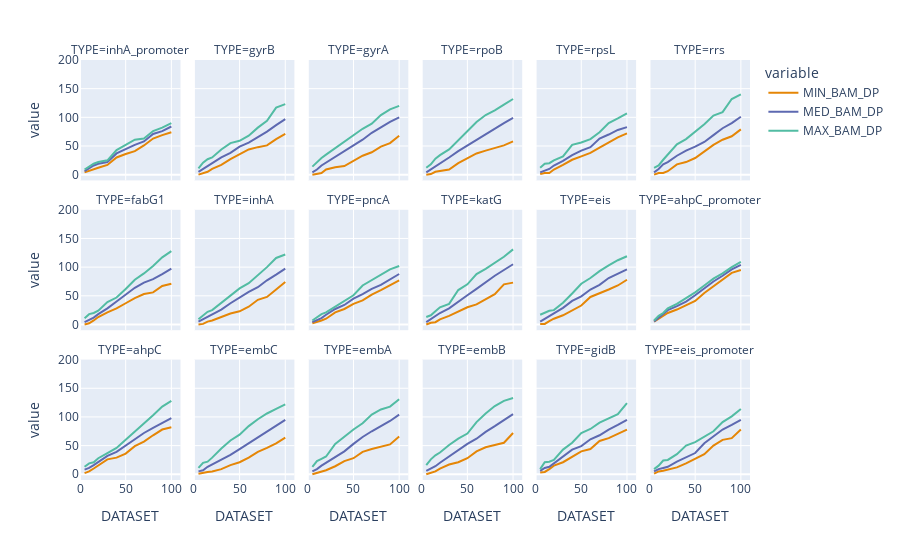

The cell this chart's notebook holds for it:
### Markdown cell above
#### SNP only

### Code cell
fig = px.line(SNPsummstats.sort_values(by=['DATASET'], ascending=[True]), x='DATASET', y=['MIN_BAM_DP', 'MED_BAM_DP', 'MAX_BAM_DP'], facet_col='TYPE', facet_col_wrap=6, range_y=(-10, 200), range_x=(0, 110), color_discrete_sequence=px.colors.qualitative.Vivid)
fig

### Figure 1 — Plotly figure (JSON) as saved in the notebook; plotly's stock layout.template omitted (floating-point values rounded to 4 significant figures)
{"data": [{"hovertemplate": "variable=MIN_BAM_DP<br>TYPE=inhA_promoter<br>DATASET=%{x}<br>value=%{y}<extra></extra>", "legendgroup": "MIN_BAM_DP", "line": {"color": "rgb(229, 134, 6)", "dash": "solid"}, "mode": "lines", "name": "MIN_BAM_DP", "orientation": "v", "showlegend": true, "type": "scatter", "x": [5, 10, 15, 20, 30, 40, 50, 60, 70, 80, 90, 100], "xaxis": "x13", "y": [4, 7, 9, 12, 17, 30, 36, 41, 51, 63, 69, 74], "yaxis": "y13"}, {"hovertemplate": "variable=MIN_BAM_DP<br>TYPE=gyrB<br>DATASET=%{x}<br>value=%{y}<extra></extra>", "legendgroup": "MIN_BAM_DP", "line": {"color": "rgb(229, 134, 6)", "dash": "solid"}, "mode": "lines", "name": "MIN_BAM_DP", "orientation": "v", "showlegend": false, "type": "scatter", "x": [5, 10, 15, 20, 30, 40, 50, 60, 70, 80, 90, 100], "xaxis": "x14", "y": [0, 2, 5, 10, 17, 27, 35, 44, 48, 51, 62, 71], "yaxis": "y14"}, {"hovertemplate": "variable=MIN_BAM_DP<br>TYPE=gyrA<br>DATASET=%{x}<br>value=%{y}<extra></extra>", "legendgroup": "MIN_BAM_DP", "line": {"color": "rgb(229, 134, 6)", "dash": "solid"}, "mode": "lines", "name": "MIN_BAM_DP", "orientation": "v", "showlegend": false, "type": "scatter", "x": [5, 10, 15, 20, 30, 40, 50, 60, 70, 80, 90, 100], "xaxis": "x15", "y": [0, 2, 3, 9, 13, 15, 24, 33, 39, 49, 55, 68], "yaxis": "y15"}, {"hovertemplate": "variable=MIN_BAM_DP<br>TYPE=rpoB<br>DATASET=%{x}<br>value=%{y}<extra></extra>", "legendgroup": "MIN_BAM_DP", "line": {"color": "rgb(229, 134, 6)", "dash": "solid"}, "mode": "lines", "name": "MIN_BAM_DP", "orientation": "v", "showlegend": false, "type": "scatter", "x": [5, 10, 15, 20, 30, 40, 50, 60, 70, 80, 90, 100], "xaxis": "x16", "y": [0, 1, 5, 6, 9, 20, 29, 37, 42, 46, 51, 58], "yaxis": "y16"}, {"hovertemplate": "variable=MIN_BAM_DP<br>TYPE=rpsL<br>DATASET=%{x}<br>value=%{y}<extra></extra>", "legendgroup": "MIN_BAM_DP", "line": {"color": "rgb(229, 134, 6)", "dash": "solid"}, "mode": "lines", "name": "MIN_BAM_DP", "orientation": "v", "showlegend": false, "type": "scatter", "x": [5, 10, 15, 20, 30, 40, 50, 60, 70, 80, 90, 100], "xaxis": "x17", "y": [1, 3, 3, 9, 17, 26, 32, 38, 47, 56, 65, 72], "yaxis": "y17"}, {"hovertemplate": "variable=MIN_BAM_DP<br>TYPE=rrs<br>DATASET=%{x}<br>value=%{y}<extra></extra>", "legendgroup": "MIN_BAM_DP", "line": {"color": "rgb(229, 134, 6)", "dash": "solid"}, "mode": "lines", "name": "MIN_BAM_DP", "orientation": "v", "showlegend": false, "type": "scatter", "x": [5, 10, 15, 20, 30, 40, 50, 60, 70, 80, 90, 100], "xaxis": "x18", "y": [0, 3, 3, 6, 18, 22, 29, 41, 52, 61, 67, 79], "yaxis": "y18"}, {"hovertemplate": "variable=MIN_BAM_DP<br>TYPE=fabG1<br>DATASET=%{x}<br>value=%{y}<extra></extra>", "legendgroup": "MIN_BAM_DP", "line": {"color": "rgb(229, 134, 6)", "dash": "solid"}, "mode": "lines", "name": "MIN_BAM_DP", "orientation": "v", "showlegend": false, "type": "scatter", "x": [5, 10, 15, 20, 30, 40, 50, 60, 70, 80, 90, 100], "xaxis": "x7", "y": [0, 2, 7, 13, 21, 28, 37, 46, 53, 56, 67, 71], "yaxis": "y7"}, {"hovertemplate": "variable=MIN_BAM_DP<br>TYPE=inhA<br>DATASET=%{x}<br>value=%{y}<extra></extra>", "legendgroup": "MIN_BAM_DP", "line": {"color": "rgb(229, 134, 6)", "dash": "solid"}, "mode": "lines", "name": "MIN_BAM_DP", "orientation": "v", "showlegend": false, "type": "scatter", "x": [5, 10, 15, 20, 30, 40, 50, 60, 70, 80, 90, 100], "xaxis": "x8", "y": [0, 1, 5, 7, 13, 19, 23, 31, 43, 48, 61, 74], "yaxis": "y8"}, {"hovertemplate": "variable=MIN_BAM_DP<br>TYPE=pncA<br>DATASET=%{x}<br>value=%{y}<extra></extra>", "legendgroup": "MIN_BAM_DP", "line": {"color": "rgb(229, 134, 6)", "dash": "solid"}, "mode": "lines", "name": "MIN_BAM_DP", "orientation": "v", "showlegend": false, "type": "scatter", "x": [5, 10, 15, 20, 30, 40, 50, 60, 70, 80, 90, 100], "xaxis": "x9", "y": [2, 4, 7, 10, 21, 27, 36, 42, 52, 60, 68, 77], "yaxis": "y9"}, {"hovertemplate": "variable=MIN_BAM_DP<br>TYPE=katG<br>DATASET=%{x}<br>value=%{y}<extra></extra>", "legendgroup": "MIN_BAM_DP", "line": {"color": "rgb(229, 134, 6)", "dash": "solid"}, "mode": "lines", "name": "MIN_BAM_DP", "orientation": "v", "showlegend": false, "type": "scatter", "x": [5, 10, 15, 20, 30, 40, 50, 60, 70, 80, 90, 100], "xaxis": "x10", "y": [0, 3, 4, 9, 15, 23, 30, 35, 44, 53, 70, 73], "yaxis": "y10"}, {"hovertemplate": "variable=MIN_BAM_DP<br>TYPE=eis<br>DATASET=%{x}<br>value=%{y}<extra></extra>", "legendgroup": "MIN_BAM_DP", "line": {"color": "rgb(229, 134, 6)", "dash": "solid"}, "mode": "lines", "name": "MIN_BAM_DP", "orientation": "v", "showlegend": false, "type": "scatter", "x": [5, 10, 15, 20, 30, 40, 50, 60, 70, 80, 90, 100], "xaxis": "x11", "y": [1, 1, 6, 10, 16, 24, 33, 48, 54, 61, 68, 78], "yaxis": "y11"}, {"hovertemplate": "variable=MIN_BAM_DP<br>TYPE=ahpC_promoter<br>DATASET=%{x}<br>value=%{y}<extra></extra>", "legendgroup": "MIN_BAM_DP", "line": {"color": "rgb(229, 134, 6)", "dash": "solid"}, "mode": "lines", "name": "MIN_BAM_DP", "orientation": "v", "showlegend": false, "type": "scatter", "x": [5, 10, 15, 20, 30, 40, 50, 60, 70, 80, 90, 100], "xaxis": "x12", "y": [5, 10, 16, 20, 26, 33, 41, 55, 67, 78, 90, 95], "yaxis": "y12"}, {"hovertemplate": "variable=MIN_BAM_DP<br>TYPE=ahpC<br>DATASET=%{x}<br>value=%{y}<extra></extra>", "legendgroup": "MIN_BAM_DP", "line": {"color": "rgb(229, 134, 6)", "dash": "solid"}, "mode": "lines", "name": "MIN_BAM_DP", "orientation": "v", "showlegend": false, "type": "scatter", "x": [5, 10, 15, 20, 30, 40, 50, 60, 70, 80, 90, 100], "xaxis": "x", "y": [2, 5, 10, 15, 26, 29, 36, 49, 57, 68, 78, 82], "yaxis": "y"}, {"hovertemplate": "variable=MIN_BAM_DP<br>TYPE=embC<br>DATASET=%{x}<br>value=%{y}<extra></extra>", "legendgroup": "MIN_BAM_DP", "line": {"color": "rgb(229, 134, 6)", "dash": "solid"}, "mode": "lines", "name": "MIN_BAM_DP", "orientation": "v", "showlegend": false, "type": "scatter", "x": [5, 10, 15, 20, 30, 40, 50, 60, 70, 80, 90, 100], "xaxis": "x2", "y": [1, 3, 4, 5, 9, 16, 21, 29, 39, 46, 54, 64], "yaxis": "y2"}, {"hovertemplate": "variable=MIN_BAM_DP<br>TYPE=embA<br>DATASET=%{x}<br>value=%{y}<extra></extra>", "legendgroup": "MIN_BAM_DP", "line": {"color": "rgb(229, 134, 6)", "dash": "solid"}, "mode": "lines", "name": "MIN_BAM_DP", "orientation": "v", "showlegend": false, "type": "scatter", "x": [5, 10, 15, 20, 30, 40, 50, 60, 70, 80, 90, 100], "xaxis": "x3", "y": [0, 2, 5, 7, 14, 23, 28, 39, 44, 48, 52, 66], "yaxis": "y3"}, {"hovertemplate": "variable=MIN_BAM_DP<br>TYPE=embB<br>DATASET=%{x}<br>value=%{y}<extra></extra>", "legendgroup": "MIN_BAM_DP", "line": {"color": "rgb(229, 134, 6)", "dash": "solid"}, "mode": "lines", "name": "MIN_BAM_DP", "orientation": "v", "showlegend": false, "type": "scatter", "x": [5, 10, 15, 20, 30, 40, 50, 60, 70, 80, 90, 100], "xaxis": "x4", "y": [0, 2, 5, 10, 17, 21, 28, 40, 47, 51, 55, 72], "yaxis": "y4"}, {"hovertemplate": "variable=MIN_BAM_DP<br>TYPE=gidB<br>DATASET=%{x}<br>value=%{y}<extra></extra>", "legendgroup": "MIN_BAM_DP", "line": {"color": "rgb(229, 134, 6)", "dash": "solid"}, "mode": "lines", "name": "MIN_BAM_DP", "orientation": "v", "showlegend": false, "type": "scatter", "x": [5, 10, 15, 20, 30, 40, 50, 60, 70, 80, 90, 100], "xaxis": "x5", "y": [3, 4, 9, 15, 21, 31, 40, 44, 58, 63, 71, 78], "yaxis": "y5"}, {"hovertemplate": "variable=MIN_BAM_DP<br>TYPE=eis_promoter<br>DATASET=%{x}<br>value=%{y}<extra></extra>", "legendgroup": "MIN_BAM_DP", "line": {"color": "rgb(229, 134, 6)", "dash": "solid"}, "mode": "lines", "name": "MIN_BAM_DP", "orientation": "v", "showlegend": false, "type": "scatter", "x": [5, 10, 15, 20, 30, 40, 50, 60, 70, 80, 90, 100], "xaxis": "x6", "y": [1, 5, 6, 8, 12, 19, 27, 35, 50, 60, 63, 78], "yaxis": "y6"}, {"hovertemplate": "variable=MED_BAM_DP<br>TYPE=inhA_promoter<br>DATASET=%{x}<br>value=%{y}<extra></extra>", "legendgroup": "MED_BAM_DP", "line": {"color": "rgb(93, 105, 177)", "dash": "solid"}, "mode": "lines", "name": "MED_BAM_DP", "orientation": "v", "showlegend": true, "type": "scatter", "x": [5, 10, 15, 20, 30, 40, 50, 60, 70, 80, 90, 100], "xaxis": "x13", "y": [6, 11, 16, 19, 22, 37, 45, 52, 58, 71, 76, 84], "yaxis": "y13"}, {"hovertemplate": "variable=MED_BAM_DP<br>TYPE=gyrB<br>DATASET=%{x}<br>value=%{y}<extra></extra>", "legendgroup": "MED_BAM_DP", "line": {"color": "rgb(93, 105, 177)", "dash": "solid"}, "mode": "lines", "name": "MED_BAM_DP", "orientation": "v", "showlegend": false, "type": "scatter", "x": [5, 10, 15, 20, 30, 40, 50, 60, 70, 80, 90, 100], "xaxis": "x14", "y": [5, 10, 15, 19, 30, 38, 49, 56, 65, 75, 86.5, 97], "yaxis": "y14"}, {"hovertemplate": "variable=MED_BAM_DP<br>TYPE=gyrA<br>DATASET=%{x}<br>value=%{y}<extra></extra>", "legendgroup": "MED_BAM_DP", "line": {"color": "rgb(93, 105, 177)", "dash": "solid"}, "mode": "lines", "name": "MED_BAM_DP", "orientation": "v", "showlegend": false, "type": "scatter", "x": [5, 10, 15, 20, 30, 40, 50, 60, 70, 80, 90, 100], "xaxis": "x15", "y": [4, 9, 16, 21, 32, 41, 51, 61, 73, 83, 92, 100], "yaxis": "y15"}, {"hovertemplate": "variable=MED_BAM_DP<br>TYPE=rpoB<br>DATASET=%{x}<br>value=%{y}<extra></extra>", "legendgroup": "MED_BAM_DP", "line": {"color": "rgb(93, 105, 177)", "dash": "solid"}, "mode": "lines", "name": "MED_BAM_DP", "orientation": "v", "showlegend": false, "type": "scatter", "x": [5, 10, 15, 20, 30, 40, 50, 60, 70, 80, 90, 100], "xaxis": "x16", "y": [4, 9, 15, 20, 30, 41, 51, 60, 71, 81, 90, 99], "yaxis": "y16"}, {"hovertemplate": "variable=MED_BAM_DP<br>TYPE=rpsL<br>DATASET=%{x}<br>value=%{y}<extra></extra>", "legendgroup": "MED_BAM_DP", "line": {"color": "rgb(93, 105, 177)", "dash": "solid"}, "mode": "lines", "name": "MED_BAM_DP", "orientation": "v", "showlegend": false, "type": "scatter", "x": [5, 10, 15, 20, 30, 40, 50, 60, 70, 80, 90, 100], "xaxis": "x17", "y": [4, 7, 10, 16, 24, 34, 42, 48, 63, 70, 78, 83], "yaxis": "y17"}, {"hovertemplate": "variable=MED_BAM_DP<br>TYPE=rrs<br>DATASET=%{x}<br>value=%{y}<extra></extra>", "legendgroup": "MED_BAM_DP", "line": {"color": "rgb(93, 105, 177)", "dash": "solid"}, "mode": "lines", "name": "MED_BAM_DP", "orientation": "v", "showlegend": false, "type": "scatter", "x": [5, 10, 15, 20, 30, 40, 50, 60, 70, 80, 90, 100], "xaxis": "x18", "y": [4, 10, 18, 22, 33, 42, 49, 57, 69, 81, 90, 101], "yaxis": "y18"}, {"hovertemplate": "variable=MED_BAM_DP<br>TYPE=fabG1<br>DATASET=%{x}<br>value=%{y}<extra></extra>", "legendgroup": "MED_BAM_DP", "line": {"color": "rgb(93, 105, 177)", "dash": "solid"}, "mode": "lines", "name": "MED_BAM_DP", "orientation": "v", "showlegend": false, "type": "scatter", "x": [5, 10, 15, 20, 30, 40, 50, 60, 70, 80, 90, 100], "xaxis": "x7", "y": [4, 8, 12, 18, 28, 40, 52, 64, 73, 79, 88, 97.5], "yaxis": "y7"}, {"hovertemplate": "variable=MED_BAM_DP<br>TYPE=inhA<br>DATASET=%{x}<br>value=%{y}<extra></extra>", "legendgroup": "MED_BAM_DP", "line": {"color": "rgb(93, 105, 177)", "dash": "solid"}, "mode": "lines", "name": "MED_BAM_DP", "orientation": "v", "showlegend": false, "type": "scatter", "x": [5, 10, 15, 20, 30, 40, 50, 60, 70, 80, 90, 100], "xaxis": "x8", "y": [5, 9, 14, 18, 26, 37, 47.5, 57, 65, 77, 87, 97.5], "yaxis": "y8"}, {"hovertemplate": "variable=MED_BAM_DP<br>TYPE=pncA<br>DATASET=%{x}<br>value=%{y}<extra></extra>", "legendgroup": "MED_BAM_DP", "line": {"color": "rgb(93, 105, 177)", "dash": "solid"}, "mode": "lines", "name": "MED_BAM_DP", "orientation": "v", "showlegend": false, "type": "scatter", "x": [5, 10, 15, 20, 30, 40, 50, 60, 70, 80, 90, 100], "xaxis": "x9", "y": [4, 8, 11, 17, 27, 34, 45, 53, 62, 69, 78, 88], "yaxis": "y9"}, {"hovertemplate": "variable=MED_BAM_DP<br>TYPE=katG<br>DATASET=%{x}<br>value=%{y}<extra></extra>", "legendgroup": "MED_BAM_DP", "line": {"color": "rgb(93, 105, 177)", "dash": "solid"}, "mode": "lines", "name": "MED_BAM_DP", "orientation": "v", "showlegend": false, "type": "scatter", "x": [5, 10, 15, 20, 30, 40, 50, 60, 70, 80, 90, 100], "xaxis": "x10", "y": [4, 9, 15, 20, 28, 40, 51, 62, 74, 85, 95, 105], "yaxis": "y10"}, {"hovertemplate": "variable=MED_BAM_DP<br>TYPE=eis<br>DATASET=%{x}<br>value=%{y}<extra></extra>", "legendgroup": "MED_BAM_DP", "line": {"color": "rgb(93, 105, 177)", "dash": "solid"}, "mode": "lines", "name": "MED_BAM_DP", "orientation": "v", "showlegend": false, "type": "scatter", "x": [5, 10, 15, 20, 30, 40, 50, 60, 70, 80, 90, 100], "xaxis": "x11", "y": [5, 10, 14, 19, 29, 41, 49, 61, 69, 81, 89, 96], "yaxis": "y11"}, {"hovertemplate": "variable=MED_BAM_DP<br>TYPE=ahpC_promoter<br>DATASET=%{x}<br>value=%{y}<extra></extra>", "legendgroup": "MED_BAM_DP", "line": {"color": "rgb(93, 105, 177)", "dash": "solid"}, "mode": "lines", "name": "MED_BAM_DP", "orientation": "v", "showlegend": false, "type": "scatter", "x": [5, 10, 15, 20, 30, 40, 50, 60, 70, 80, 90, 100], "xaxis": "x12", "y": [5, 12, 18, 25, 32, 40, 51, 63, 75, 85, 96, 104], "yaxis": "y12"}, {"hovertemplate": "variable=MED_BAM_DP<br>TYPE=ahpC<br>DATASET=%{x}<br>value=%{y}<extra></extra>", "legendgroup": "MED_BAM_DP", "line": {"color": "rgb(93, 105, 177)", "dash": "solid"}, "mode": "lines", "name": "MED_BAM_DP", "orientation": "v", "showlegend": false, "type": "scatter", "x": [5, 10, 15, 20, 30, 40, 50, 60, 70, 80, 90, 100], "xaxis": "x", "y": [8, 11, 16, 21, 32, 39, 50, 62, 72, 81, 90, 98], "yaxis": "y"}, {"hovertemplate": "variable=MED_BAM_DP<br>TYPE=embC<br>DATASET=%{x}<br>value=%{y}<extra></extra>", "legendgroup": "MED_BAM_DP", "line": {"color": "rgb(93, 105, 177)", "dash": "solid"}, "mode": "lines", "name": "MED_BAM_DP", "orientation": "v", "showlegend": false, "type": "scatter", "x": [5, 10, 15, 20, 30, 40, 50, 60, 70, 80, 90, 100], "xaxis": "x2", "y": [5, 7, 13, 17, 25, 34, 44, 54, 65, 75, 84, 95], "yaxis": "y2"}, {"hovertemplate": "variable=MED_BAM_DP<br>TYPE=embA<br>DATASET=%{x}<br>value=%{y}<extra></extra>", "legendgroup": "MED_BAM_DP", "line": {"color": "rgb(93, 105, 177)", "dash": "solid"}, "mode": "lines", "name": "MED_BAM_DP", "orientation": "v", "showlegend": false, "type": "scatter", "x": [5, 10, 15, 20, 30, 40, 50, 60, 70, 80, 90, 100], "xaxis": "x3", "y": [5, 9, 15, 20, 30, 40, 53, 65, 75, 84, 93, 104], "yaxis": "y3"}, {"hovertemplate": "variable=MED_BAM_DP<br>TYPE=embB<br>DATASET=%{x}<br>value=%{y}<extra></extra>", "legendgroup": "MED_BAM_DP", "line": {"color": "rgb(93, 105, 177)", "dash": "solid"}, "mode": "lines", "name": "MED_BAM_DP", "orientation": "v", "showlegend": false, "type": "scatter", "x": [5, 10, 15, 20, 30, 40, 50, 60, 70, 80, 90, 100], "xaxis": "x4", "y": [6, 10, 14, 20, 31, 42, 53, 62, 74, 84, 95, 105], "yaxis": "y4"}, {"hovertemplate": "variable=MED_BAM_DP<br>TYPE=gidB<br>DATASET=%{x}<br>value=%{y}<extra></extra>", "legendgroup": "MED_BAM_DP", "line": {"color": "rgb(93, 105, 177)", "dash": "solid"}, "mode": "lines", "name": "MED_BAM_DP", "orientation": "v", "showlegend": false, "type": "scatter", "x": [5, 10, 15, 20, 30, 40, 50, 60, 70, 80, 90, 100], "xaxis": "x5", "y": [6, 11, 13, 19, 32, 43, 49, 61, 68, 78, 86, 95], "yaxis": "y5"}, {"hovertemplate": "variable=MED_BAM_DP<br>TYPE=eis_promoter<br>DATASET=%{x}<br>value=%{y}<extra></extra>", "legendgroup": "MED_BAM_DP", "line": {"color": "rgb(93, 105, 177)", "dash": "solid"}, "mode": "lines", "name": "MED_BAM_DP", "orientation": "v", "showlegend": false, "type": "scatter", "x": [5, 10, 15, 20, 30, 40, 50, 60, 70, 80, 90, 100], "xaxis": "x6", "y": [5, 9, 11, 13, 22, 29, 37, 54, 66, 78, 86, 95], "yaxis": "y6"}, {"hovertemplate": "variable=MAX_BAM_DP<br>TYPE=inhA_promoter<br>DATASET=%{x}<br>value=%{y}<extra></extra>", "legendgroup": "MAX_BAM_DP", "line": {"color": "rgb(82, 188, 163)", "dash": "solid"}, "mode": "lines", "name": "MAX_BAM_DP", "orientation": "v", "showlegend": true, "type": "scatter", "x": [5, 10, 15, 20, 30, 40, 50, 60, 70, 80, 90, 100], "xaxis": "x13", "y": [9, 14, 19, 22, 25, 43, 52, 61, 63, 76, 82, 90], "yaxis": "y13"}, {"hovertemplate": "variable=MAX_BAM_DP<br>TYPE=gyrB<br>DATASET=%{x}<br>value=%{y}<extra></extra>", "legendgroup": "MAX_BAM_DP", "line": {"color": "rgb(82, 188, 163)", "dash": "solid"}, "mode": "lines", "name": "MAX_BAM_DP", "orientation": "v", "showlegend": false, "type": "scatter", "x": [5, 10, 15, 20, 30, 40, 50, 60, 70, 80, 90, 100], "xaxis": "x14", "y": [11, 21, 27, 30, 44, 55, 59, 68, 82, 94, 117, 123], "yaxis": "y14"}, {"hovertemplate": "variable=MAX_BAM_DP<br>TYPE=gyrA<br>DATASET=%{x}<br>value=%{y}<extra></extra>", "legendgroup": "MAX_BAM_DP", "line": {"color": "rgb(82, 188, 163)", "dash": "solid"}, "mode": "lines", "name": "MAX_BAM_DP", "orientation": "v", "showlegend": false, "type": "scatter", "x": [5, 10, 15, 20, 30, 40, 50, 60, 70, 80, 90, 100], "xaxis": "x15", "y": [14, 22, 29, 35, 46, 58, 69, 80, 89, 104, 114, 120], "yaxis": "y15"}, {"hovertemplate": "variable=MAX_BAM_DP<br>TYPE=rpoB<br>DATASET=%{x}<br>value=%{y}<extra></extra>", "legendgroup": "MAX_BAM_DP", "line": {"color": "rgb(82, 188, 163)", "dash": "solid"}, "mode": "lines", "name": "MAX_BAM_DP", "orientation": "v", "showlegend": false, "type": "scatter", "x": [5, 10, 15, 20, 30, 40, 50, 60, 70, 80, 90, 100], "xaxis": "x16", "y": [12, 18, 28, 34, 44, 60, 77, 92, 104, 112, 122, 132], "yaxis": "y16"}, {"hovertemplate": "variable=MAX_BAM_DP<br>TYPE=rpsL<br>DATASET=%{x}<br>value=%{y}<extra></extra>", "legendgroup": "MAX_BAM_DP", "line": {"color": "rgb(82, 188, 163)", "dash": "solid"}, "mode": "lines", "name": "MAX_BAM_DP", "orientation": "v", "showlegend": false, "type": "scatter", "x": [5, 10, 15, 20, 30, 40, 50, 60, 70, 80, 90, 100], "xaxis": "x17", "y": [12, 19, 20, 25, 32, 52, 56, 62, 74, 90, 98, 107], "yaxis": "y17"}, {"hovertemplate": "variable=MAX_BAM_DP<br>TYPE=rrs<br>DATASET=%{x}<br>value=%{y}<extra></extra>", "legendgroup": "MAX_BAM_DP", "line": {"color": "rgb(82, 188, 163)", "dash": "solid"}, "mode": "lines", "name": "MAX_BAM_DP", "orientation": "v", "showlegend": false, "type": "scatter", "x": [5, 10, 15, 20, 30, 40, 50, 60, 70, 80, 90, 100], "xaxis": "x18", "y": [12, 16, 26, 35, 53, 62, 75, 88, 103, 109, 132, 140], "yaxis": "y18"}, {"hovertemplate": "variable=MAX_BAM_DP<br>TYPE=fabG1<br>DATASET=%{x}<br>value=%{y}<extra></extra>", "legendgroup": "MAX_BAM_DP", "line": {"color": "rgb(82, 188, 163)", "dash": "solid"}, "mode": "lines", "name": "MAX_BAM_DP", "orientation": "v", "showlegend": false, "type": "scatter", "x": [5, 10, 15, 20, 30, 40, 50, 60, 70, 80, 90, 100], "xaxis": "x7", "y": [11, 18, 20, 24, 39, 47, 62, 78, 89, 102, 117, 128], "yaxis": "y7"}, {"hovertemplate": "variable=MAX_BAM_DP<br>TYPE=inhA<br>DATASET=%{x}<br>value=%{y}<extra></extra>", "legendgroup": "MAX_BAM_DP", "line": {"color": "rgb(82, 188, 163)", "dash": "solid"}, "mode": "lines", "name": "MAX_BAM_DP", "orientation": "v", "showlegend": false, "type": "scatter", "x": [5, 10, 15, 20, 30, 40, 50, 60, 70, 80, 90, 100], "xaxis": "x8", "y": [9, 16, 22, 25, 38, 51, 63, 72, 86, 100, 116, 122], "yaxis": "y8"}, {"hovertemplate": "variable=MAX_BAM_DP<br>TYPE=pncA<br>DATASET=%{x}<br>value=%{y}<extra></extra>", "legendgroup": "MAX_BAM_DP", "line": {"color": "rgb(82, 188, 163)", "dash": "solid"}, "mode": "lines", "name": "MAX_BAM_DP", "orientation": "v", "showlegend": false, "type": "scatter", "x": [5, 10, 15, 20, 30, 40, 50, 60, 70, 80, 90, 100], "xaxis": "x9", "y": [7, 12, 18, 21, 31, 42, 51, 68, 77, 86, 96, 102], "yaxis": "y9"}, {"hovertemplate": "variable=MAX_BAM_DP<br>TYPE=katG<br>DATASET=%{x}<br>value=%{y}<extra></extra>", "legendgroup": "MAX_BAM_DP", "line": {"color": "rgb(82, 188, 163)", "dash": "solid"}, "mode": "lines", "name": "MAX_BAM_DP", "orientation": "v", "showlegend": false, "type": "scatter", "x": [5, 10, 15, 20, 30, 40, 50, 60, 70, 80, 90, 100], "xaxis": "x10", "y": [13, 16, 23, 30, 36, 60, 70, 88, 97, 107, 118, 131], "yaxis": "y10"}, {"hovertemplate": "variable=MAX_BAM_DP<br>TYPE=eis<br>DATASET=%{x}<br>value=%{y}<extra></extra>", "legendgroup": "MAX_BAM_DP", "line": {"color": "rgb(82, 188, 163)", "dash": "solid"}, "mode": "lines", "name": "MAX_BAM_DP", "orientation": "v", "showlegend": false, "type": "scatter", "x": [5, 10, 15, 20, 30, 40, 50, 60, 70, 80, 90, 100], "xaxis": "x11", "y": [17, 21, 24, 25, 38, 54, 71, 81, 93, 103, 112, 119], "yaxis": "y11"}, {"hovertemplate": "variable=MAX_BAM_DP<br>TYPE=ahpC_promoter<br>DATASET=%{x}<br>value=%{y}<extra></extra>", "legendgroup": "MAX_BAM_DP", "line": {"color": "rgb(82, 188, 163)", "dash": "solid"}, "mode": "lines", "name": "MAX_BAM_DP", "orientation": "v", "showlegend": false, "type": "scatter", "x": [5, 10, 15, 20, 30, 40, 50, 60, 70, 80, 90, 100], "xaxis": "x12", "y": [7, 15, 20, 28, 36, 46, 56, 68, 80, 89, 100, 109], "yaxis": "y12"}, {"hovertemplate": "variable=MAX_BAM_DP<br>TYPE=ahpC<br>DATASET=%{x}<br>value=%{y}<extra></extra>", "legendgroup": "MAX_BAM_DP", "line": {"color": "rgb(82, 188, 163)", "dash": "solid"}, "mode": "lines", "name": "MAX_BAM_DP", "orientation": "v", "showlegend": false, "type": "scatter", "x": [5, 10, 15, 20, 30, 40, 50, 60, 70, 80, 90, 100], "xaxis": "x", "y": [13, 19, 21, 28, 37, 46, 60, 74, 88, 103, 118, 128], "yaxis": "y"}, {"hovertemplate": "variable=MAX_BAM_DP<br>TYPE=embC<br>DATASET=%{x}<br>value=%{y}<extra></extra>", "legendgroup": "MAX_BAM_DP", "line": {"color": "rgb(82, 188, 163)", "dash": "solid"}, "mode": "lines", "name": "MAX_BAM_DP", "orientation": "v", "showlegend": false, "type": "scatter", "x": [5, 10, 15, 20, 30, 40, 50, 60, 70, 80, 90, 100], "xaxis": "x2", "y": [11, 20, 22, 29, 45, 59, 69, 84, 96, 106, 114, 122], "yaxis": "y2"}, {"hovertemplate": "variable=MAX_BAM_DP<br>TYPE=embA<br>DATASET=%{x}<br>value=%{y}<extra></extra>", "legendgroup": "MAX_BAM_DP", "line": {"color": "rgb(82, 188, 163)", "dash": "solid"}, "mode": "lines", "name": "MAX_BAM_DP", "orientation": "v", "showlegend": false, "type": "scatter", "x": [5, 10, 15, 20, 30, 40, 50, 60, 70, 80, 90, 100], "xaxis": "x3", "y": [13, 23, 27, 31, 53, 66, 78, 89, 104, 113, 118, 131], "yaxis": "y3"}, {"hovertemplate": "variable=MAX_BAM_DP<br>TYPE=embB<br>DATASET=%{x}<br>value=%{y}<extra></extra>", "legendgroup": "MAX_BAM_DP", "line": {"color": "rgb(82, 188, 163)", "dash": "solid"}, "mode": "lines", "name": "MAX_BAM_DP", "orientation": "v", "showlegend": false, "type": "scatter", "x": [5, 10, 15, 20, 30, 40, 50, 60, 70, 80, 90, 100], "xaxis": "x4", "y": [16, 26, 33, 38, 51, 62, 71, 91, 106, 119, 128, 133], "yaxis": "y4"}, {"hovertemplate": "variable=MAX_BAM_DP<br>TYPE=gidB<br>DATASET=%{x}<br>value=%{y}<extra></extra>", "legendgroup": "MAX_BAM_DP", "line": {"color": "rgb(82, 188, 163)", "dash": "solid"}, "mode": "lines", "name": "MAX_BAM_DP", "orientation": "v", "showlegend": false, "type": "scatter", "x": [5, 10, 15, 20, 30, 40, 50, 60, 70, 80, 90, 100], "xaxis": "x5", "y": [9, 21, 22, 25, 43, 55, 72, 79, 90, 98, 105, 124], "yaxis": "y5"}, {"hovertemplate": "variable=MAX_BAM_DP<br>TYPE=eis_promoter<br>DATASET=%{x}<br>value=%{y}<extra></extra>", "legendgroup": "MAX_BAM_DP", "line": {"color": "rgb(82, 188, 163)", "dash": "solid"}, "mode": "lines", "name": "MAX_BAM_DP", "orientation": "v", "showlegend": false, "type": "scatter", "x": [5, 10, 15, 20, 30, 40, 50, 60, 70, 80, 90, 100], "xaxis": "x6", "y": [9, 15, 24, 25, 35, 50, 56, 65, 75, 91, 101, 114], "yaxis": "y6"}], "layout": {"annotations": [{"font": {}, "showarrow": false, "text": "TYPE=ahpC", "x": 0.075, "xanchor": "center", "xref": "paper", "y": 0.2867, "yanchor": "bottom", "yref": "paper"}, {"font": {}, "showarrow": false, "text": "TYPE=embC", "x": 0.245, "xanchor": "center", "xref": "paper", "y": 0.2867, "yanchor": "bottom", "yref": "paper"}, {"font": {}, "showarrow": false, "text": "TYPE=embA", "x": 0.415, "xanchor": "center", "xref": "paper", "y": 0.2867, "yanchor": "bottom", "yref": "paper"}, {"font": {}, "showarrow": false, "text": "TYPE=embB", "x": 0.585, "xanchor": "center", "xref": "paper", "y": 0.2867, "yanchor": "bottom", "yref": "paper"}, {"font": {}, "showarrow": false, "text": "TYPE=gidB", "x": 0.755, "xanchor": "center", "xref": "paper", "y": 0.2867, "yanchor": "bottom", "yref": "paper"}, {"font": {}, "showarrow": false, "text": "TYPE=eis_promoter", "x": 0.925, "xanchor": "center", "xref": "paper", "y": 0.2867, "yanchor": "bottom", "yref": "paper"}, {"font": {}, "showarrow": false, "text": "TYPE=fabG1", "x": 0.075, "xanchor": "center", "xref": "paper", "y": 0.6433, "yanchor": "bottom", "yref": "paper"}, {"font": {}, "showarrow": false, "text": "TYPE=inhA", "x": 0.245, "xanchor": "center", "xref": "paper", "y": 0.6433, "yanchor": "bottom", "yref": "paper"}, {"font": {}, "showarrow": false, "text": "TYPE=pncA", "x": 0.415, "xanchor": "center", "xref": "paper", "y": 0.6433, "yanchor": "bottom", "yref": "paper"}, {"font": {}, "showarrow": false, "text": "TYPE=katG", "x": 0.585, "xanchor": "center", "xref": "paper", "y": 0.6433, "yanchor": "bottom", "yref": "paper"}, {"font": {}, "showarrow": false, "text": "TYPE=eis", "x": 0.755, "xanchor": "center", "xref": "paper", "y": 0.6433, "yanchor": "bottom", "yref": "paper"}, {"font": {}, "showarrow": false, "text": "TYPE=ahpC_promoter", "x": 0.925, "xanchor": "center", "xref": "paper", "y": 0.6433, "yanchor": "bottom", "yref": "paper"}, {"font": {}, "showarrow": false, "text": "TYPE=inhA_promoter", "x": 0.075, "xanchor": "center", "xref": "paper", "y": 1.0, "yanchor": "bottom", "yref": "paper"}, {"font": {}, "showarrow": false, "text": "TYPE=gyrB", "x": 0.245, "xanchor": "center", "xref": "paper", "y": 1.0, "yanchor": "bottom", "yref": "paper"}, {"font": {}, "showarrow": false, "text": "TYPE=gyrA", "x": 0.415, "xanchor": "center", "xref": "paper", "y": 1.0, "yanchor": "bottom", "yref": "paper"}, {"font": {}, "showarrow": false, "text": "TYPE=rpoB", "x": 0.585, "xanchor": "center", "xref": "paper", "y": 1.0, "yanchor": "bottom", "yref": "paper"}, {"font": {}, "showarrow": false, "text": "TYPE=rpsL", "x": 0.755, "xanchor": "center", "xref": "paper", "y": 1.0, "yanchor": "bottom", "yref": "paper"}, {"font": {}, "showarrow": false, "text": "TYPE=rrs", "x": 0.925, "xanchor": "center", "xref": "paper", "y": 1.0, "yanchor": "bottom", "yref": "paper"}], "autosize": true, "legend": {"title": {"text": "variable"}, "tracegroupgap": 0}, "margin": {"t": 60}, "xaxis": {"anchor": "y", "domain": [0, 0.15], "range": [0, 110], "title": {"text": "DATASET"}, "type": "linear"}, "xaxis10": {"anchor": "y10", "domain": [0.51, 0.66], "matches": "x", "showticklabels": false, "type": "linear"}, "xaxis11": {"anchor": "y11", "domain": [0.68, 0.83], "matches": "x", "showticklabels": false, "type": "linear"}, "xaxis12": {"anchor": "y12", "domain": [0.85, 1], "matches": "x", "showticklabels": false, "type": "linear"}, "xaxis13": {"anchor": "y13", "domain": [0, 0.15], "matches": "x", "showticklabels": false, "type": "linear"}, "xaxis14": {"anchor": "y14", "domain": [0.17, 0.32], "matches": "x", "showticklabels": false, "type": "linear"}, "xaxis15": {"anchor": "y15", "domain": [0.34, 0.49], "matches": "x", "showticklabels": false, "type": "linear"}, "xaxis16": {"anchor": "y16", "domain": [0.51, 0.66], "matches": "x", "showticklabels": false, "type": "linear"}, "xaxis17": {"anchor": "y17", "domain": [0.68, 0.83], "matches": "x", "showticklabels": false, "type": "linear"}, "xaxis18": {"anchor": "y18", "domain": [0.85, 1], "matches": "x", "showticklabels": false, "type": "linear"}, "xaxis2": {"anchor": "y2", "domain": [0.17, 0.32], "matches": "x", "range": [0, 110], "title": {"text": "DATASET"}, "type": "linear"}, "xaxis3": {"anchor": "y3", "domain": [0.34, 0.49], "matches": "x", "range": [0, 110], "title": {"text": "DATASET"}, "type": "linear"}, "xaxis4": {"anchor": "y4", "domain": [0.51, 0.66], "matches": "x", "range": [0, 110], "title": {"text": "DATASET"}, "type": "linear"}, "xaxis5": {"anchor": "y5", "domain": [0.68, 0.83], "matches": "x", "range": [0, 110], "title": {"text": "DATASET"}, "type": "linear"}, "xaxis6": {"anchor": "y6", "domain": [0.85, 1], "matches": "x", "range": [0, 110], "title": {"text": "DATASET"}, "type": "linear"}, "xaxis7": {"anchor": "y7", "domain": [0, 0.15], "matches": "x", "showticklabels": false, "type": "linear"}, "xaxis8": {"anchor": "y8", "domain": [0.17, 0.32], "matches": "x", "showticklabels": false, "type": "linear"}, "xaxis9": {"anchor": "y9", "domain": [0.34, 0.49], "matches": "x", "showticklabels": false, "type": "linear"}, "yaxis": {"anchor": "x", "domain": [0, 0.2867], "range": [-10, 200], "title": {"text": "value"}, "type": "linear"}, "yaxis10": {"anchor": "x10", "domain": [0.3567, 0.6433], "matches": "y", "showticklabels": false, "type": "linear"}, "yaxis11": {"anchor": "x11", "domain": [0.3567, 0.6433], "matches": "y", "showticklabels": false, "type": "linear"}, "yaxis12": {"anchor": "x12", "domain": [0.3567, 0.6433], "matches": "y", "showticklabels": false, "type": "linear"}, "yaxis13": {"anchor": "x13", "domain": [0.7133, 1.0], "matches": "y", "range": [-10, 200], "title": {"text": "value"}, "type": "linear"}, "yaxis14": {"anchor": "x14", "domain": [0.7133, 1.0], "matches": "y", "showticklabels": false, "type": "linear"}, "yaxis15": {"anchor": "x15", "domain": [0.7133, 1.0], "matches": "y", "showticklabels": false, "type": "linear"}, "yaxis16": {"anchor": "x16", "domain": [0.7133, 1.0], "matches": "y", "showticklabels": false, "type": "linear"}, "yaxis17": {"anchor": "x17", "domain": [0.7133, 1.0], "matches": "y", "showticklabels": false, "type": "linear"}, "yaxis18": {"anchor": "x18", "domain": [0.7133, 1.0], "matches": "y", "showticklabels": false, "type": "linear"}, "yaxis2": {"anchor": "x2", "domain": [0, 0.2867], "matches": "y", "showticklabels": false, "type": "linear"}, "yaxis3": {"anchor": "x3", "domain": [0, 0.2867], "matches": "y", "showticklabels": false, "type": "linear"}, "yaxis4": {"anchor": "x4", "domain": [0, 0.2867], "matches": "y", "showticklabels": false, "type": "linear"}, "yaxis5": {"anchor": "x5", "domain": [0, 0.2867], "matches": "y", "showticklabels": false, "type": "linear"}, "yaxis6": {"anchor": "x6", "domain": [0, 0.2867], "matches": "y", "showticklabels": false, "type": "linear"}, "yaxis7": {"anchor": "x7", "domain": [0.3567, 0.6433], "matches": "y", "range": [-10, 200], "title": {"text": "value"}, "type": "linear"}, "yaxis8": {"anchor": "x8", "domain": [0.3567, 0.6433], "matches": "y", "showticklabels": false, "type": "linear"}, "yaxis9": {"anchor": "x9", "domain": [0.3567, 0.6433], "matches": "y", "showticklabels": false, "type": "linear"}}}
